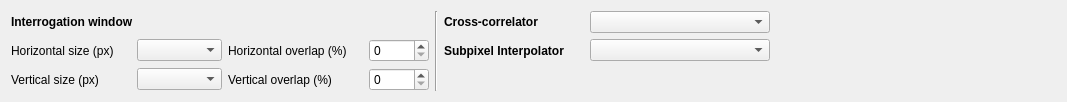
      <widget class="QWidget" name="correlationTab">
       <attribute name="title">
        <string>Correlation</string>
       </attribute>
       <layout class="QGridLayout" name="gridLayout_2">
        <item row="0" column="0" colspan="2">
         <widget class="QLabel" name="label_2">
          <property name="font">
           <font>
            <weight>75</weight>
            <bold>true</bold>
           </font>
          </property>
          <property name="text">
           <string>Interrogation window</string>
          </property>
         </widget>
        </item>
        <item row="0" column="4" rowspan="3">
         <widget class="Line" name="line_3">
          <property name="orientation">
           <enum>Qt::Vertical</enum>
          </property>
         </widget>
        </item>
        <item row="0" column="5">
         <widget class="QLabel" name="label_6">
          <property name="minimumSize">
           <size>
            <width>140</width>
            <height>22</height>
           </size>
          </property>
          <property name="font">
           <font>
            <weight>75</weight>
            <bold>true</bold>
           </font>
          </property>
          <property name="text">
           <string>Cross-correlator</string>
          </property>
         </widget>
        </item>
        <item row="0" column="6">
         <widget class="QComboBox" name="crossCorrCombo">
          <property name="minimumSize">
           <size>
            <width>180</width>
            <height>22</height>
           </size>
          </property>
         </widget>
        </item>
        <item row="1" column="0">
         <widget class="QLabel" name="label_3">
          <property name="minimumSize">
           <size>
            <width>120</width>
            <height>22</height>
           </size>
          </property>
          <property name="text">
           <string>Horizontal size (px)</string>
          </property>
         </widget>
        </item>
        <item row="1" column="1">
         <widget class="QComboBox" name="hSizeCombo">
          <property name="minimumSize">
           <size>
            <width>85</width>
            <height>22</height>
           </size>
          </property>
         </widget>
        </item>
        <item row="1" column="2">
         <widget class="QLabel" name="label">
          <property name="minimumSize">
           <size>
            <width>135</width>
            <height>22</height>
           </size>
          </property>
          <property name="text">
           <string>Horizontal overlap (%)</string>
          </property>
         </widget>
        </item>
        <item row="1" column="3">
         <widget class="QSpinBox" name="hSpaceSpin">
          <property name="minimumSize">
           <size>
            <width>60</width>
            <height>22</height>
           </size>
          </property>
         </widget>
        </item>
        <item row="1" column="5">
         <widget class="QLabel" name="label_7">
          <property name="minimumSize">
           <size>
            <width>140</width>
            <height>22</height>
           </size>
          </property>
          <property name="font">
           <font>
            <weight>75</weight>
            <bold>true</bold>
           </font>
          </property>
          <property name="text">
           <string>Subpixel Interpolator</string>
          </property>
         </widget>
        </item>
        <item row="1" column="6">
         <widget class="QComboBox" name="interpolateCombo">
          <property name="minimumSize">
           <size>
            <width>180</width>
            <height>22</height>
           </size>
          </property>
         </widget>
        </item>
        <item row="1" column="7">
         <spacer name="horizontalSpacer_5">
          <property name="orientation">
           <enum>Qt::Horizontal</enum>
          </property>
          <property name="sizeHint" stdset="0">
           <size>
            <width>286</width>
            <height>16</height>
           </size>
          </property>
         </spacer>
        </item>
        <item row="2" column="0">
         <widget class="QLabel" name="label_4">
          <property name="minimumSize">
           <size>
            <width>120</width>
            <height>22</height>
           </size>
          </property>
          <property name="text">
           <string>Vertical size (px)</string>
          </property>
         </widget>
        </item>
        <item row="2" column="1">
         <widget class="QComboBox" name="vSizeCombo">
          <property name="minimumSize">
           <size>
            <width>85</width>
            <height>22</height>
           </size>
          </property>
         </widget>
        </item>
        <item row="2" column="2">
         <widget class="QLabel" name="label_5">
          <property name="minimumSize">
           <size>
            <width>135</width>
            <height>22</height>
           </size>
          </property>
          <property name="text">
           <string>Vertical overlap (%)</string>
          </property>
         </widget>
        </item>
        <item row="2" column="3">
         <widget class="QSpinBox" name="vSpaceSpin">
          <property name="minimumSize">
           <size>
            <width>60</width>
            <height>22</height>
           </size>
          </property>
         </widget>
        </item>
       </layout>
      </widget>
